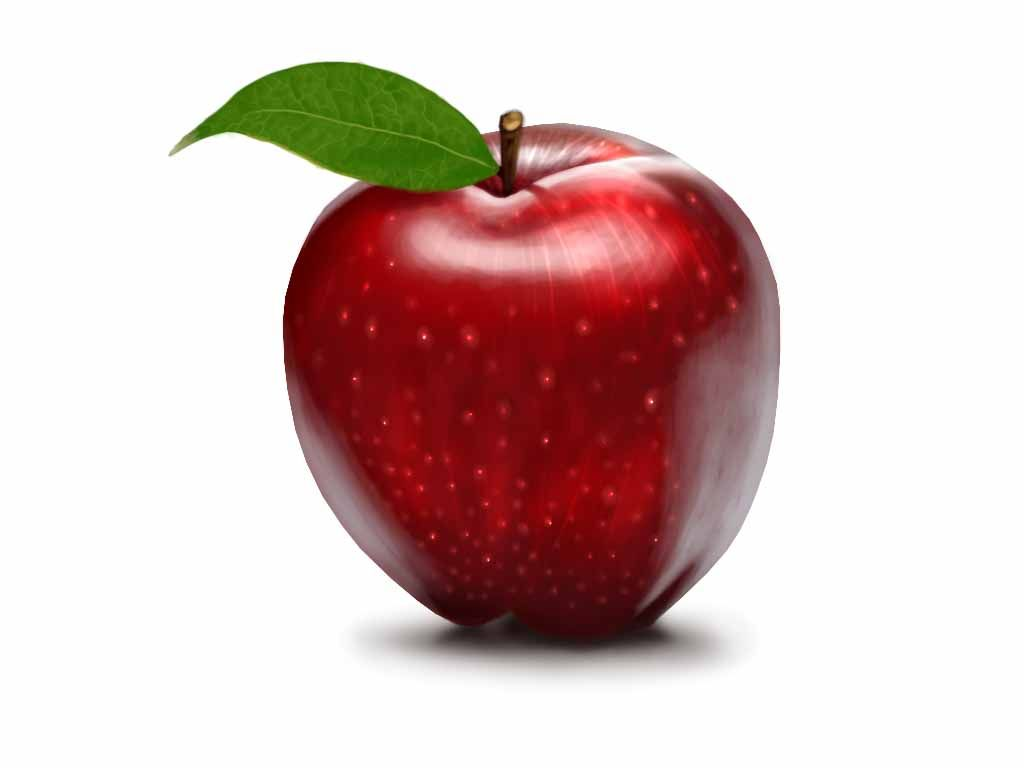
#> input picture apple.jpg, 1024 x 768 px, found by its file name
$ python AffineProjectionEucledian.py
#> lines starting #> are read from the running program, lines starting #| are printed output that depends on the picture
import cv2
import matplotlib.pyplot as plt
import numpy as np

fig=plt.figure(figsize=(15,5))
def func_show(title:str,subplot:int,image):
    image=cv2.cvtColor(image,cv2.COLOR_BGR2RGB)
    axis=fig.add_subplot(subplot)
    axis.set_title(title)
    plt.imshow(image,cmap="gray")

image=cv2.imread("images/apple.jpg")
#> image is the input picture: shape (768, 1024, 3); mean B, G, R 191.4, 193.8, 216.5

#Euclidan
theta=np.radians(20.0)
kernal = np.float32([
    (np.cos(theta),-np.sin(theta),34),
    (np.sin(theta),np.cos(theta),27)
])
rows,cols=image.shape[:2]
#> rows = 768; cols = 1024
euclidean = cv2.warpAffine(image,kernal,(cols,rows))
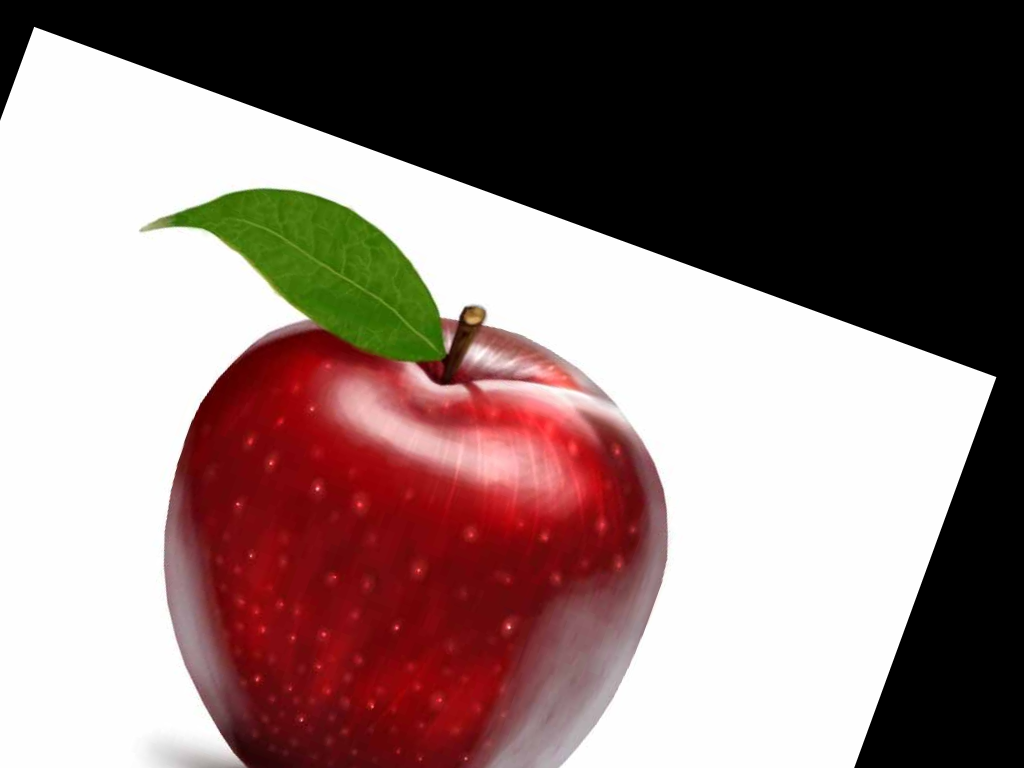
#> euclidean: shape (768, 1024, 3); mean B, G, R 117.7, 120.1, 141.9


func_show("Original Image",121,image=image)
func_show("Euclidean Image",122,image=euclidean)
plt.show()
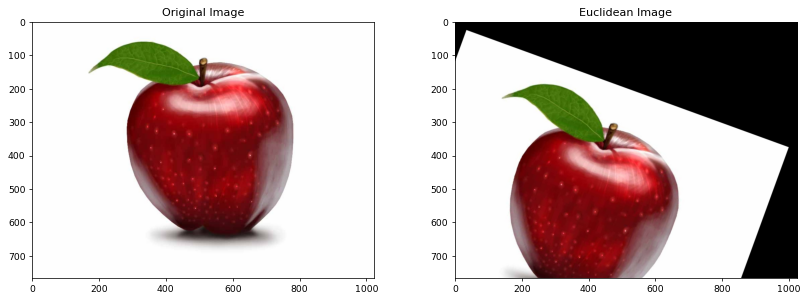
#> figure drawn by matplotlib, 2 panels
